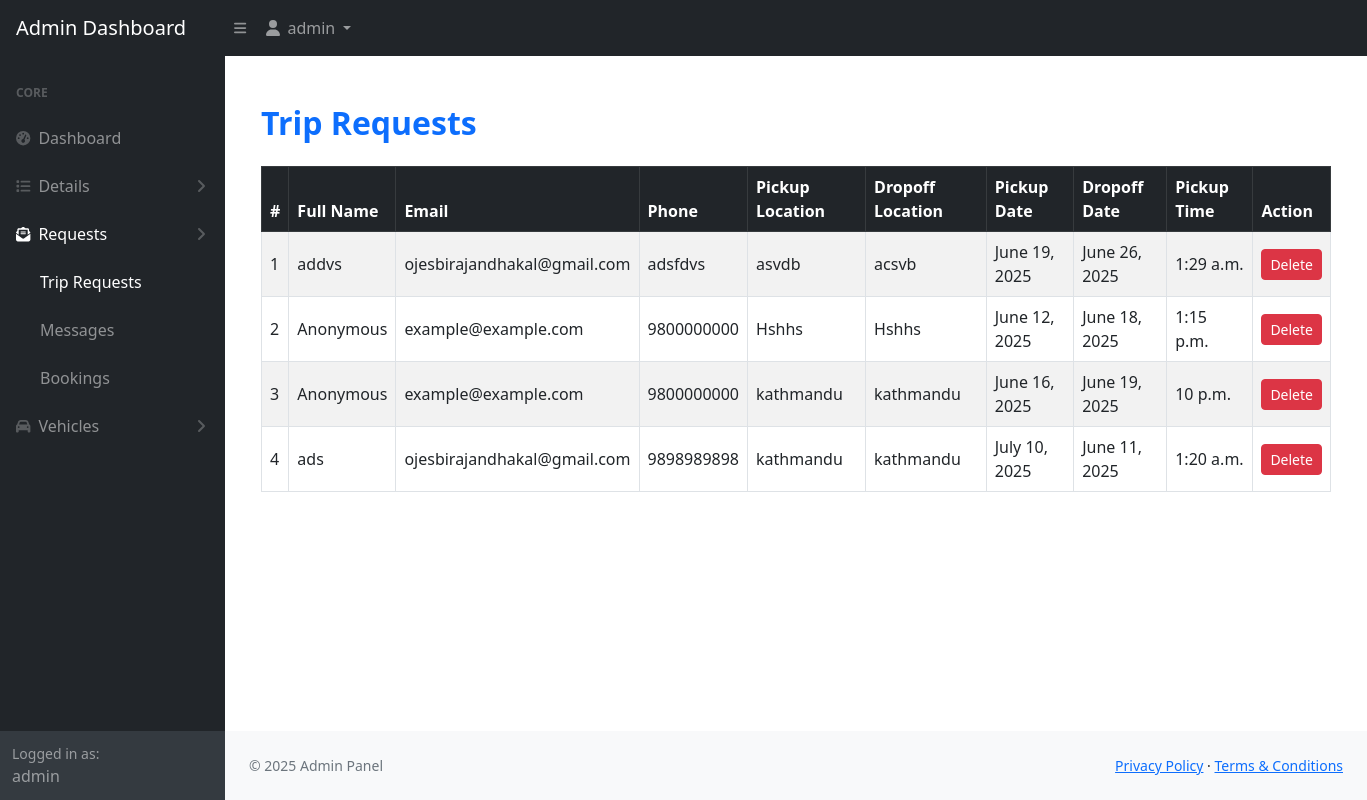
The app's page /dashboard/trip_request/ (signed in), older data.
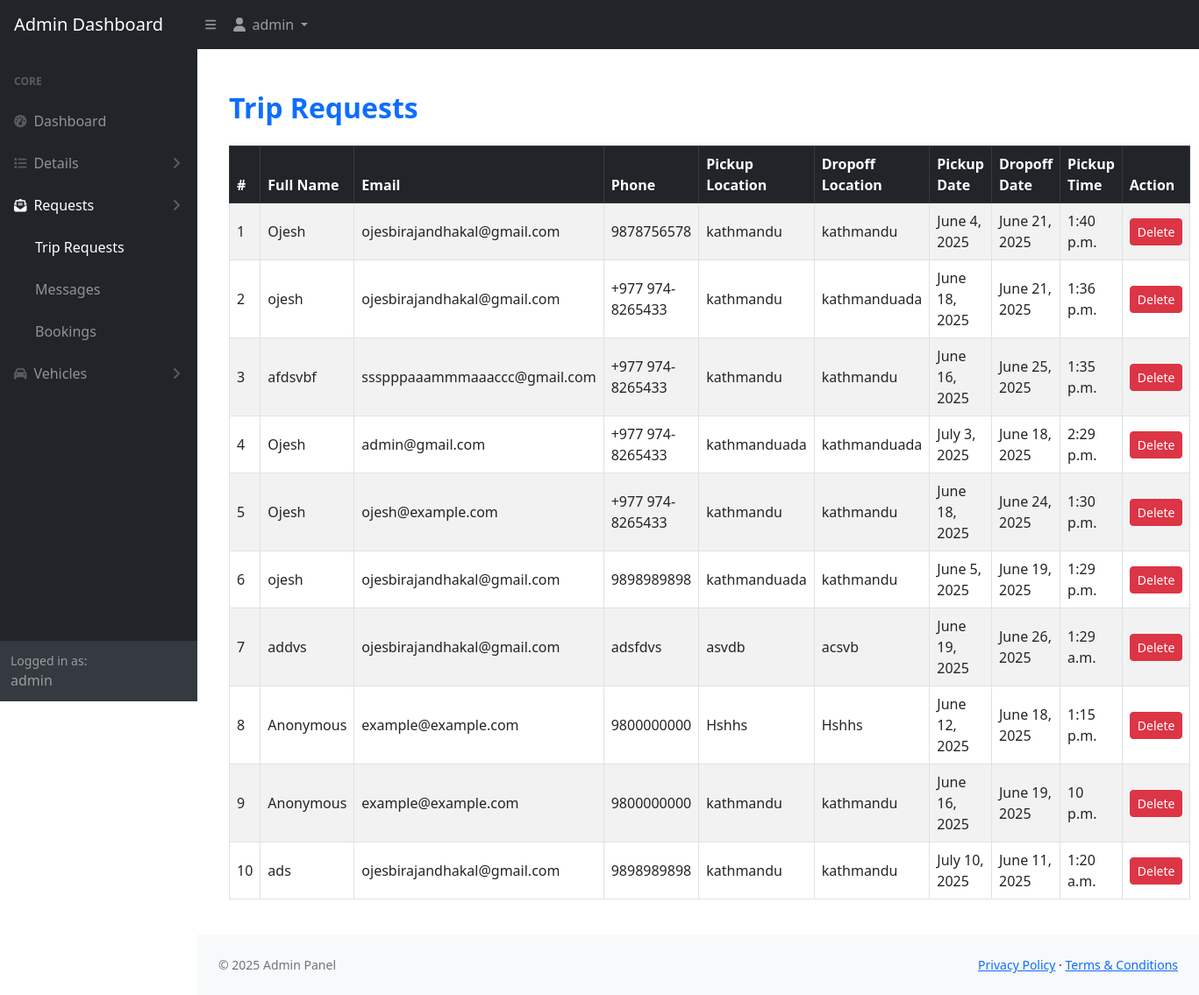
The same page, newer data.
### app/models.py (models this page shows, shortened)
class TripRequest(models.Model):
    full_name = models.CharField(max_length=100)
    email = models.EmailField()
    phone = models.CharField(max_length=15)
    pickup_location = models.CharField(max_length=100)
    dropoff_location = models.CharField(max_length=100)
    pickup_date = models.DateField()
    dropoff_date = models.DateField()
    pickup_time = models.TimeField()
    created_at = models.DateTimeField(auto_now_add=True, null=True, blank=True)

### dashboard/views.py (the view)
# urls.py: path('trip_request/',views.trip_request,name='ad_tripreq'),
@login_required
def trip_request(request):
    trip_requests = TripRequest.objects.all().order_by('-created_at')
    return render(request, 'dashboard/trip_request/triprequest.html', {'trip_requests': trip_requests})

### app/context_processors.py (called while the page is built)
def contact_detail(request):
    detail = ContactDetail.objects.first()
    return {'contact_detail': detail}

### templates/dashboard/trip_request/triprequest.html (shortened to what this page needs)
{% extends "dashboard/base/admin_base.html" %}
{% block content %}
<div class="container mt-4">
    <h2 class="mb-4 text-primary fw-bold">Trip Requests</h2>
    <table class="table table-striped table-bordered align-middle">
        <thead class="table-dark">
            <tr>
                <th>#</th>
                <th>Full Name</th>
                <th>Email</th>
                <th>Phone</th>
                <th>Pickup Location</th>
                <th>Dropoff Location</th>
                <th>Pickup Date</th>
                <th>Dropoff Date</th>
                <th>Pickup Time</th>
                <th>Action</th>
            </tr>
        </thead>
        <tbody>
            {% for request in trip_requests %}
            <tr>
                <td>{{ forloop.counter }}</td>
                <td>{{ request.full_name }}</td>
                <td>{{ request.email }}</td>
                <td>{{ request.phone }}</td>
                <td>{{ request.pickup_location }}</td>
                <td>{{ request.dropoff_location }}</td>
                <td>{{ request.pickup_date }}</td>
                <td>{{ request.dropoff_date }}</td>
                <td>{{ request.pickup_time }}</td>
                <td>
                    <a href="{% url 'delete_trip_request' request.id %}"
                       class="btn btn-sm btn-danger"
                       onclick="return confirm('Are you sure you want to delete this request?');">
                       Delete
                    </a>
                </td>
            </tr>
            {% empty %}
            <tr>
                <td colspan="10" class="text-center">No trip requests found.</td>
            </tr>
            {% endfor %}
        </tbody>
    </table>
</div>
{% endblock %}

Row changes from the older to the newer data that the page shows:
added TripRequest: full_name "Ojesh", email "ojesbirajandhakal@gmail.com", phone "9878756578", pickup_location "kathmandu", dropoff_location "kathmandu", pickup_date "June 4, 2025", dropoff_date "June 21, 2025", pickup_time "1:40 p.m."
added TripRequest: full_name "ojesh", email "ojesbirajandhakal@gmail.com", phone "+977 974-8265433", pickup_location "kathmandu", dropoff_location "kathmanduada", pickup_date "June 18, 2025", dropoff_date "June 21, 2025", pickup_time "1:36 p.m."
added TripRequest: full_name "afdsvbf", email "ssspppaaammmaaaccc@gmail.com", phone "+977 974-8265433", pickup_location "kathmandu", dropoff_location "kathmandu", pickup_date "June 16, 2025", dropoff_date "June 25, 2025", pickup_time "1:35 p.m."
added TripRequest: full_name "Ojesh", email "admin@gmail.com", phone "+977 974-8265433", pickup_location "kathmanduada", dropoff_location "kathmanduada", pickup_date "July 3, 2025", dropoff_date "June 18, 2025", pickup_time "2:29 p.m."
added TripRequest: full_name "Ojesh", email "ojesh@example.com", phone "+977 974-8265433", pickup_location "kathmandu", dropoff_location "kathmandu", pickup_date "June 18, 2025", dropoff_date "June 24, 2025", pickup_time "1:30 p.m."
added TripRequest: full_name "ojesh", email "ojesbirajandhakal@gmail.com", phone "9898989898", pickup_location "kathmanduada", dropoff_location "kathmandu", pickup_date "June 5, 2025", dropoff_date "June 19, 2025", pickup_time "1:29 p.m."
